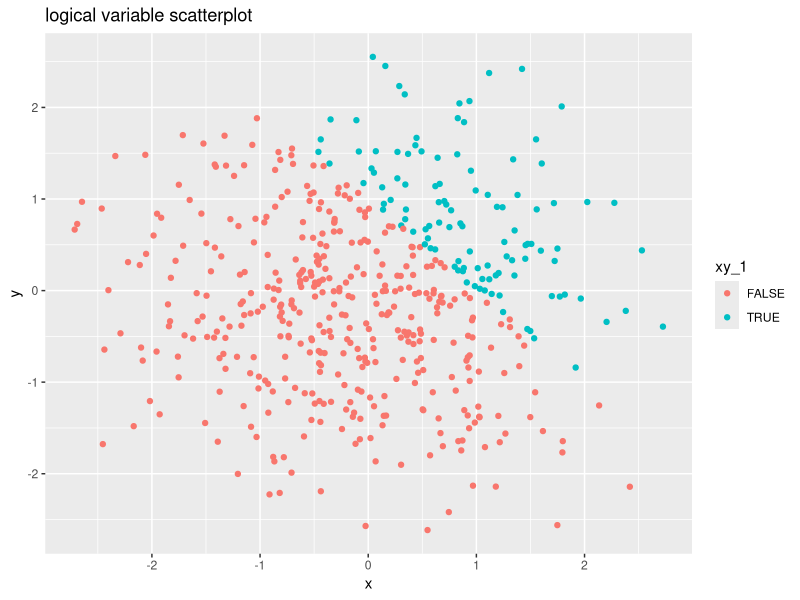
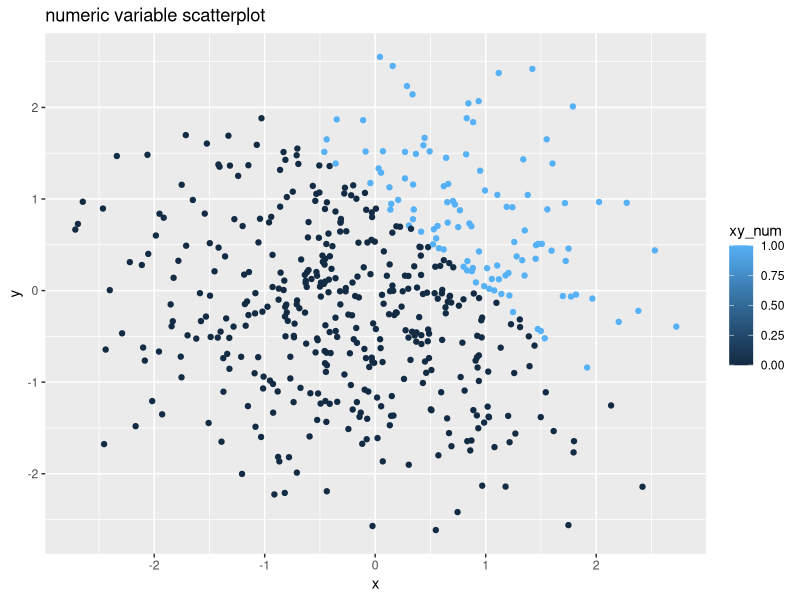
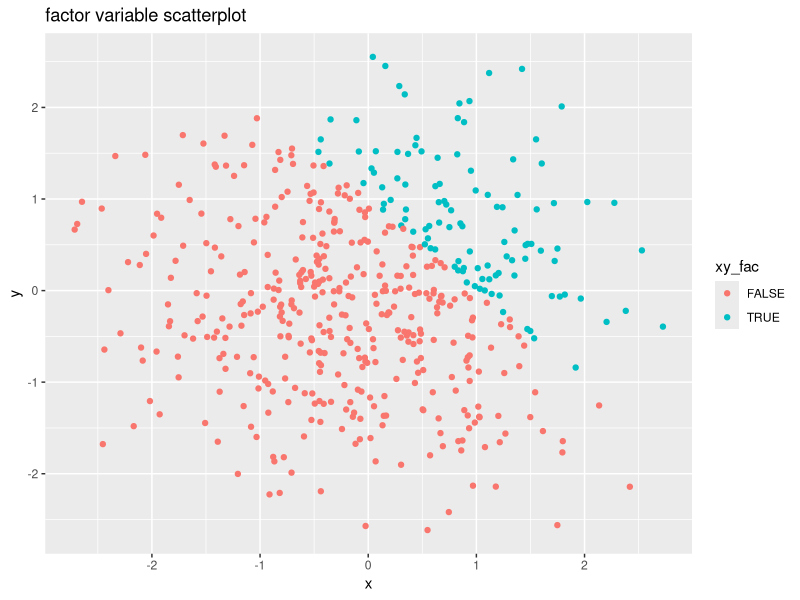
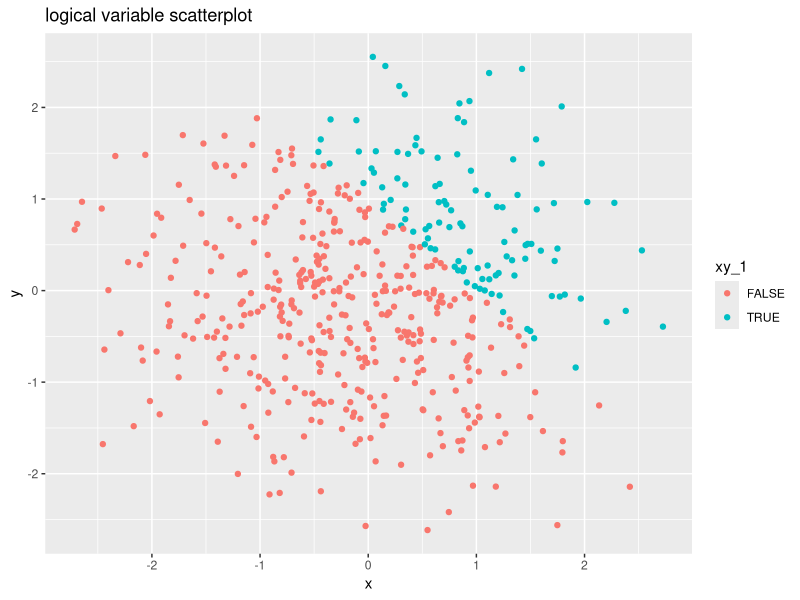

These figures' R source, in order:
## ---- chunk 1
knitr::opts_chunk$set(echo = TRUE)
## ---- chunk 2
library(tidyverse)
## ---- chunk 3
#create dataframe
set.seed(500)
df = tibble(
  nsamp = rnorm(8),
  nsamp_pos = nsamp > 0,
  vec_char = c("a","b","c","d","e","f","g","h"),
  vec_fac = factor(c("1","1","1","2","2","2","3","3"))
)

#take the mean of each varaible
mean_nsamp = mean(pull(df, nsamp))
#mean_nsamp
mean_nsamp_pos = mean(pull(df, nsamp_pos))
#mean_nsamp_pos
mean_vec_char = mean(pull(df, vec_char))

#mean_vec_char
mean_vec_fac = mean(pull(df, vec_fac))
#mean_vec_fac
## ---- chunk 4
#multiplication after conversion
(pull(df, nsamp))*as.numeric(pull(df,nsamp_pos))
(pull(df, nsamp))*as.factor(pull(df,nsamp_pos))
#this command still present NA's
(as.numeric(as.factor(pull(df,nsamp_pos))))*(pull(df, nsamp))
## ---- chunk 5
#create the data frame
set.seed(500)
df2 = tibble(
  x = rnorm(500),
  y = rnorm(500),
  xy_1 = x + y > 1,
  xy_num = as.numeric(xy_1),
  xy_fac = as.factor(xy_1) 
)
## ---- chunk 6
#create the gg plot
library(ggplot2)

ggplot(data=df2, aes(x = x, y = y, color = xy_1)) + geom_point() + labs(title = "logical variable scatterplot")

#save the plot
ggsave("plot for x+y>1.pdf")

ggplot(data=df2, aes(x = x, y = y, color = xy_num)) + geom_point()+ labs(title = "numeric variable scatterplot")
ggplot(data=df2, aes(x = x, y = y, color = xy_fac)) + geom_point()+ labs(title = "factor variable scatterplot")
